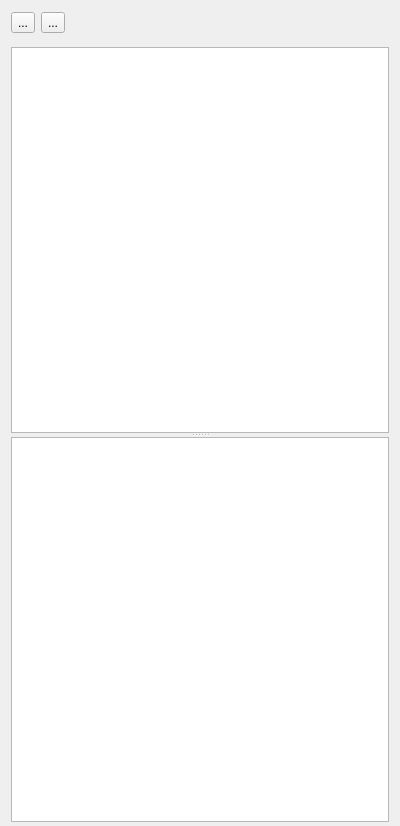
<?xml version="1.0" encoding="UTF-8"?>
<ui version="4.0">
 <class>PythonView</class>
 <widget class="QWidget" name="PythonView">
  <property name="geometry">
   <rect>
    <x>0</x>
    <y>0</y>
    <width>400</width>
    <height>826</height>
   </rect>
  </property>
  <property name="windowTitle">
   <string>Form</string>
  </property>
  <layout class="QVBoxLayout" name="verticalLayout">
   <property name="topMargin">
    <number>4</number>
   </property>
   <property name="bottomMargin">
    <number>4</number>
   </property>
   <item>
    <widget class="QWidget" name="widget_2" native="true">
     <layout class="QHBoxLayout" name="horizontalLayout">
      <property name="leftMargin">
       <number>0</number>
      </property>
      <property name="topMargin">
       <number>8</number>
      </property>
      <property name="rightMargin">
       <number>0</number>
      </property>
      <property name="bottomMargin">
       <number>8</number>
      </property>
      <item>
       <widget class="QToolButton" name="run">
        <property name="text">
         <string>...</string>
        </property>
        <property name="shortcut">
         <string>Ctrl+Return</string>
        </property>
       </widget>
      </item>
      <item>
       <widget class="QToolButton" name="clear">
        <property name="text">
         <string>...</string>
        </property>
       </widget>
      </item>
      <item>
       <spacer name="horizontalSpacer">
        <property name="orientation">
         <enum>Qt::Orientation::Horizontal</enum>
        </property>
        <property name="sizeHint" stdset="0">
         <size>
          <width>40</width>
          <height>20</height>
         </size>
        </property>
       </spacer>
      </item>
     </layout>
    </widget>
   </item>
   <item>
    <widget class="QWidget" name="widget" native="true">
     <property name="sizePolicy">
      <sizepolicy hsizetype="Preferred" vsizetype="Expanding">
       <horstretch>0</horstretch>
       <verstretch>0</verstretch>
      </sizepolicy>
     </property>
     <layout class="QVBoxLayout" name="verticalLayout_2">
      <property name="leftMargin">
       <number>0</number>
      </property>
      <property name="topMargin">
       <number>0</number>
      </property>
      <property name="rightMargin">
       <number>0</number>
      </property>
      <property name="bottomMargin">
       <number>0</number>
      </property>
      <item>
       <widget class="QSplitter" name="splitter">
        <property name="orientation">
         <enum>Qt::Orientation::Vertical</enum>
        </property>
        <widget class="usdviewer::PythonEditor" name="pythonEditor"/>
        <widget class="QPlainTextEdit" name="log">
         <property name="readOnly">
          <bool>true</bool>
         </property>
        </widget>
       </widget>
      </item>
     </layout>
    </widget>
   </item>
  </layout>
 </widget>
 <customwidgets>
  <customwidget>
   <class>usdviewer::PythonEditor</class>
   <extends>QPlainTextEdit</extends>
   <header>../../../sources/pythoneditor.h</header>
  </customwidget>
 </customwidgets>
 <resources/>
 <connections/>
</ui>
